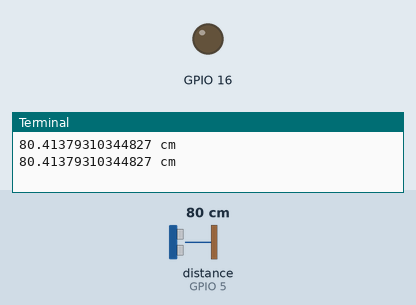
This program was run on a simulated Raspberry Pi (BCM pin numbers) with a Grove Base HAT. Shown: output pins drawn as LEDs (lit = HIGH), the last lines printed to the terminal. The test bench sets the inputs (shaded band); at power-on: distance to the obstacle (sensor on GPIO 5) 80 cm.

Above: at 1.2 s.
1.3 s: distance to the obstacle (sensor on GPIO 5) set to 21 cm
3.2 s: distance to the obstacle (sensor on GPIO 5) set to 18 cm
At 4.9 s:
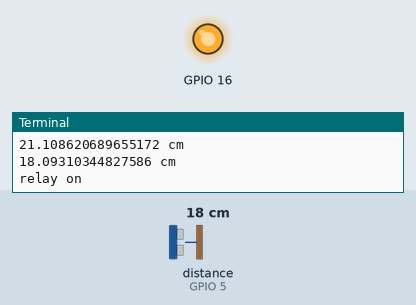
5.5 s: distance to the obstacle (sensor on GPIO 5) set to 35 cm
At 6.6 s:
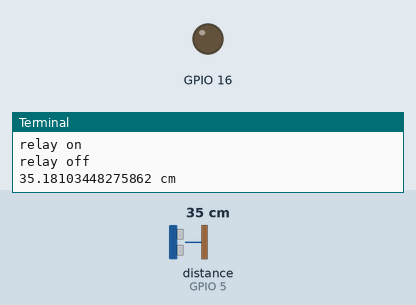
7.5 s: distance to the obstacle (sensor on GPIO 5) set to 2 cm
At 8.3 s:
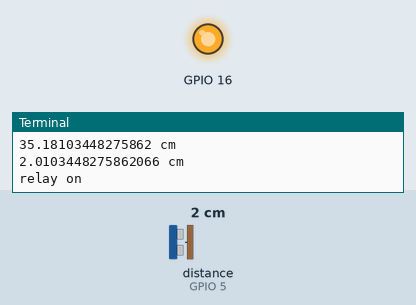
Timing chart, 0 to 10.5 s (numbered marks = the images above; inputs shaded):
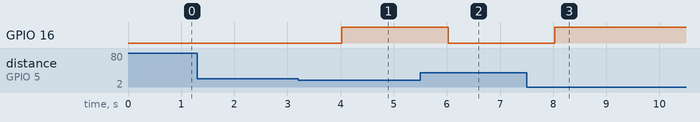

Measured:
- the behaviour switches between 20 and 19 cm on distance to the obstacle (sensor on GPIO 5) (found by bisection; images 0 and 1)
- after the input at 3.2 s, GPIO 16: LOW → HIGH after 0.82 s
- after the input at 5.5 s, GPIO 16: HIGH → LOW after 0.52 s
- after the input at 7.5 s, GPIO 16: LOW → HIGH after 0.53 s

The program:

Lesson_5_ultrasonic_sensor_relay.py
```python
#!/usr/bin/env python

import time

from grove.grove_relay import GroveRelay
from grove.grove_ultrasonic_ranger import GroveUltrasonicRanger

def main():
    # Grove - Ultrasonic Ranger connected to port D5
    sensor = GroveUltrasonicRanger(5)

    # Grove - Relay connected to port D16
    relay = GroveRelay(16)

    while True:
        distance = sensor.get_distance()
        print('{} cm'.format(distance))

        if distance < 20:
            relay.on()
            print('relay on')

            time.sleep(1)

            relay.off()
            print('relay off')

            continue

        time.sleep(1)

if __name__ == '__main__':
    main()
```
